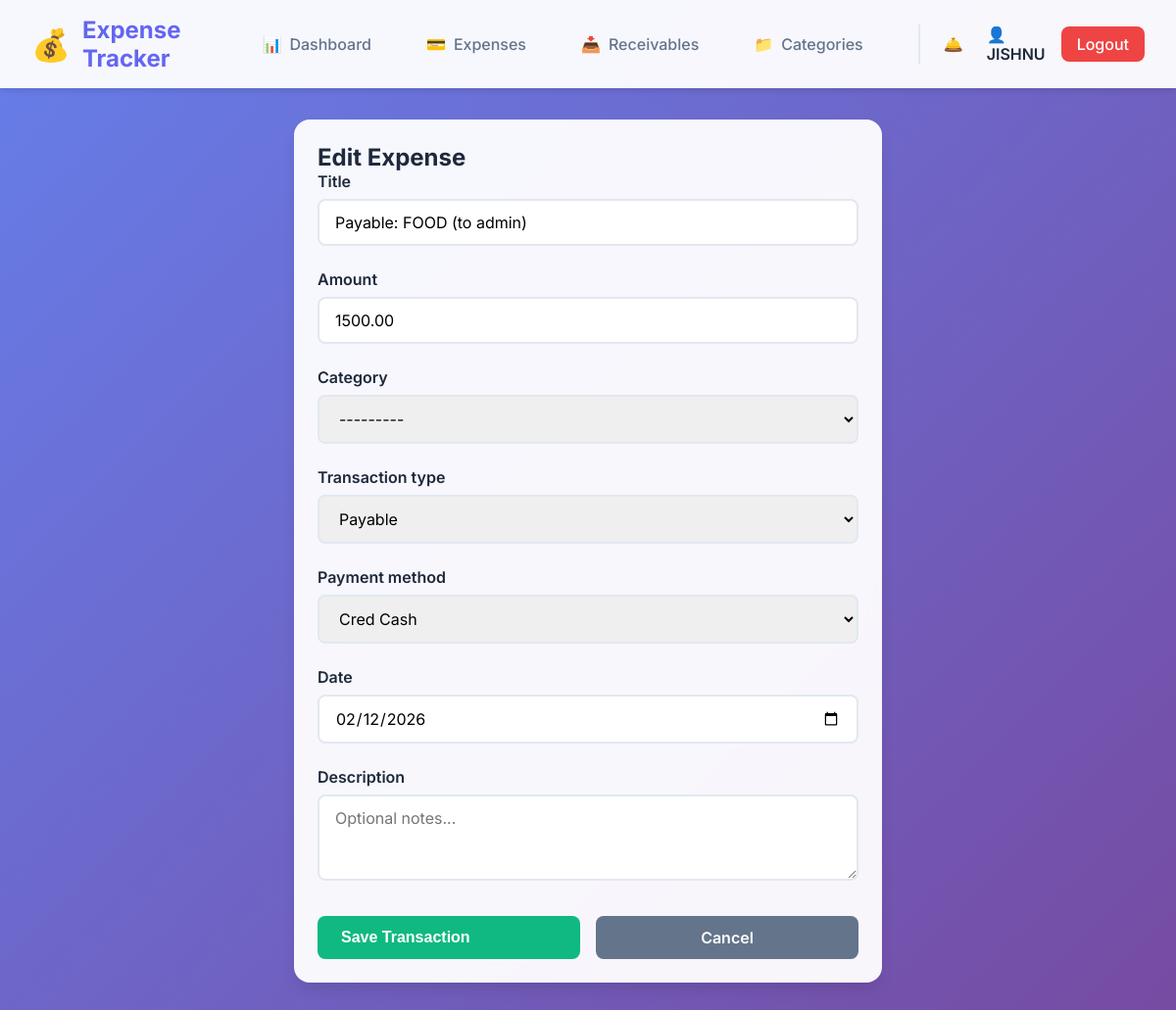
The app's page /expenses/8/edit/ (signed in) with its own data.
### expenses/models.py (models this page shows, shortened)
class Expense(models.Model):
    TRANSACTION_TYPE_CHOICES = [
        ('EXPENSE', 'Expense'),
        ('RECEIVABLE', 'Receivable'),
        ('PAYABLE', 'Payable'),
    ]
    PAYMENT_METHOD_CHOICES = [
        ('UPI', 'UPI'),
        ('CREDIT_CARD', 'Credit Card'),
        ('SLICE_BORROW', 'Slice Borrow'),
        ('CRED_CASH', 'Cred Cash'),
        ('EMI', 'EMI'),
        ('CASH', 'Cash'),
        ('OTHER', 'Other'),
    ]
    title = models.CharField(max_length=200)
    amount = models.DecimalField(max_digits=10, decimal_places=2)
    category = models.ForeignKey(Category, on_delete=models.SET_NULL, null=True, related_name='expenses')
    transaction_type = models.CharField(max_length=20, choices=TRANSACTION_TYPE_CHOICES, default='EXPENSE')
    payment_method = models.CharField(max_length=20, choices=PAYMENT_METHOD_CHOICES, default='CASH')
    payee_username = models.CharField(max_length=150, blank=True, null=True, help_text="Username of the person who owes you")
    related_receivable = models.ForeignKey('self', on_delete=models.SET_NULL, null=True, blank=True, related_name='payables')
    date = models.DateField(default=timezone.now)
    description = models.TextField(blank=True)
    user = models.ForeignKey(User, on_delete=models.CASCADE, related_name='expenses')
    created_at = models.DateTimeField(auto_now_add=True)
    updated_at = models.DateTimeField(auto_now=True)
    class Meta:
        ordering = ['-date', '-created_at']

### expenses/views.py (the view)
# urls.py: path('expenses/<int:pk>/edit/', views.expense_update, name='expense_update'),
@login_required
def expense_update(request, pk):
    expense = get_object_or_404(Expense, pk=pk, user=request.user)
    if request.method == 'POST':
        form = ExpenseForm(request.POST, instance=expense)
        if form.is_valid():
            form.save()
            messages.success(request, 'Expense updated successfully!')
            return redirect('expense_list')
    else:
        form = ExpenseForm(instance=expense)
    form.fields['category'].queryset = Category.objects.filter(user=request.user)
    return render(request, 'expenses/expense_form.html', {'form': form, 'title': 'Edit Expense'})

### expenses/forms.py
class ExpenseForm(forms.ModelForm):
    class Meta:
        model = Expense
        fields = ['title', 'amount', 'category', 'transaction_type', 'payment_method', 'payee_username', 'date', 'description']
        widgets = {
            'title': forms.TextInput(attrs={'class': 'form-control', 'placeholder': 'e.g., Grocery shopping'}),
            'amount': forms.NumberInput(attrs={'class': 'form-control', 'placeholder': '0.00', 'step': '0.01'}),
            'category': forms.Select(attrs={'class': 'form-control'}),
            'transaction_type': forms.Select(attrs={'class': 'form-control'}),
            'payment_method': forms.Select(attrs={'class': 'form-control'}),
            'payee_username': forms.TextInput(attrs={'class': 'form-control', 'placeholder': 'Optional: Payee username'}),
            'date': forms.DateInput(attrs={'class': 'form-control', 'type': 'date'}),
            'description': forms.Textarea(attrs={'class': 'form-control', 'rows': 3, 'placeholder': 'Optional notes...'}),
        }

### expenses/models.py (called while the page is built)
    def __str__(self):
        return f"{self.icon} {self.name}"

### expenses/templates/expenses/expense_form.html (shortened to what this page needs)
{% extends 'base.html' %}
{% block content %}
<div class="fade-in">
    <div class="card" style="max-width: 600px; margin: 0 auto;">
        <h1 class="card-title">{{ title }}</h1>
        <form method="post">
            {% for field in form %}
            <div class="form-group" id="group-{{ field.name }}">
                <label class="form-label">{{ field.label }}</label>
                {{ field }}
            </div>
            {% endfor %}
            <div style="display: flex; gap: 1rem; margin-top: 2rem;">
                <button type="submit" class="btn btn-success" style="flex: 1;">Save Transaction</button>
                <a href="{% url 'expense_list' %}" class="btn btn-secondary"
                    style="flex: 1; justify-content: center;">Cancel</a>
            </div>
        </form>
    </div>
</div>
{% endblock %}

### expenses/templates/base.html (shortened to what this page needs)
<!DOCTYPE html>
<html lang="en">
<head>
    {% load static %}
    <link rel="stylesheet" href="{% static 'css/styles.css' %}">
</head>
<body>
    {% if user.is_authenticated %}
    <nav class="navbar">
        <div class="nav-container">
            <div class="nav-brand">
                <span class="brand-icon">💰</span>
                <span class="brand-text">Expense Tracker</span>
            </div>
            <div class="nav-links">
                <a href="{% url 'dashboard' %}"
                    class="nav-link {% if request.resolver_match.url_name == 'dashboard' %}active{% endif %}">
                    <span>📊</span> Dashboard
                </a>
                <a href="{% url 'expense_list' %}?type=EXPENSE"
                    class="nav-link {% if request.resolver_match.url_name == 'expense_list' and request.GET.type == 'EXPENSE' %}active{% endif %}">
                    <span>💳</span> Expenses
                </a>
                <a href="{% url 'expense_list' %}?type=RECEIVABLE"
                    class="nav-link {% if request.resolver_match.url_name == 'expense_list' and request.GET.type == 'RECEIVABLE' %}active{% endif %}">
                    <span>📥</span> Receivables
                </a>
                <a href="{% url 'category_list' %}"
                    class="nav-link {% if 'category' in request.resolver_match.url_name %}active{% endif %}">
                    <span>📁</span> Categories
                </a>
                <div class="nav-user">
                    <a href="{% url 'notification_list' %}" class="nav-link"
                        style="position: relative; padding: 0.5rem;">
                        <span>🛎️</span>
                    </a>
                    <span class="user-name">👤 {{ user.username }}</span>
                    <a href="{% url 'logout' %}" class="btn-logout">Logout</a>
                </div>
            </div>
        </div>
    </nav>
    {% endif %}
    <main class="main-content">
        {% block content %}{% endblock %}
    </main>
</body>
</html>

### expenses/static/css/styles.css (style rules this page uses)
* { margin: 0; padding: 0; box-sizing: border-box; }
:root { --primary: #6366f1; --primary-dark: #4f46e5; --secondary: #ec4899; --success: #10b981; --danger: #ef4444; --warning: #f59e0b; --dark: #1e293b; --light: #f8fafc; --gray: #64748b; --border: #e2e8f0; }
body { font-family: 'Inter', -apple-system, BlinkMacSystemFont, 'Segoe UI', sans-serif; background: linear-gradient(135deg, #667eea 0%, #764ba2 100%); min-height: 100vh; color: var(--dark); }
.navbar { background: rgba(255, 255, 255, 0.95); backdrop-filter: blur(10px); box-shadow: 0 4px 6px -1px rgba(0, 0, 0, 0.1); padding: 1rem 0; position: sticky; top: 0; z-index: 100; }
.nav-container { max-width: 1400px; margin: 0 auto; padding: 0 2rem; display: flex; justify-content: space-between; align-items: center; }
.nav-brand { display: flex; align-items: center; gap: 0.75rem; font-size: 1.5rem; font-weight: 700; color: var(--primary); }
.brand-icon { font-size: 2rem; }
.nav-links { display: flex; align-items: center; gap: 1.5rem; }
.nav-link { text-decoration: none; color: var(--gray); font-weight: 500; padding: 0.5rem 1rem; border-radius: 0.5rem; transition: all 0.3s ease; display: flex; align-items: center; gap: 0.5rem; }
.nav-user { display: flex; align-items: center; gap: 1rem; margin-left: 1rem; padding-left: 1rem; border-left: 2px solid var(--border); }
.user-name { color: var(--dark); font-weight: 600; }
.btn-logout { background: var(--danger); color: white; padding: 0.5rem 1rem; border-radius: 0.5rem; text-decoration: none; font-weight: 500; transition: all 0.3s ease; }
.main-content { max-width: 1400px; margin: 2rem auto; padding: 0 2rem; }
.card { background: rgba(255, 255, 255, 0.95); backdrop-filter: blur(10px); border-radius: 1rem; padding: 1.5rem; box-shadow: 0 10px 15px -3px rgba(0, 0, 0, 0.1); transition: all 0.3s ease; }
.card-title { font-size: 1.5rem; font-weight: 700; color: var(--dark); }
.btn { padding: 0.75rem 1.5rem; border-radius: 0.5rem; font-weight: 600; text-decoration: none; display: inline-flex; align-items: center; gap: 0.5rem; transition: all 0.3s ease; border: none; cursor: pointer; font-size: 1rem; }
.btn-success { background: var(--success); color: white; }
.btn-secondary { background: var(--gray); color: white; }
.form-group { margin-bottom: 1.5rem; }
.form-label { display: block; font-weight: 600; color: var(--dark); margin-bottom: 0.5rem; }
.form-control { width: 100%; padding: 0.75rem 1rem; border: 2px solid var(--border); border-radius: 0.5rem; font-size: 1rem; transition: all 0.3s ease; font-family: inherit; }
.fade-in { animation: fadeIn 0.5s ease; }

### records on screen
Expense: form "Payable: FOOD (to admin)" "1500.00" "---------" "Payable" "Cred Cash" "02/12/2026"

### other values on screen
{{ user.username }} "JISHNU"
{{ title }} "Edit Expense"
{{ field.label }} "Title" "Amount" "Category" "Transaction type" "Payment method" "Date" "Description"
